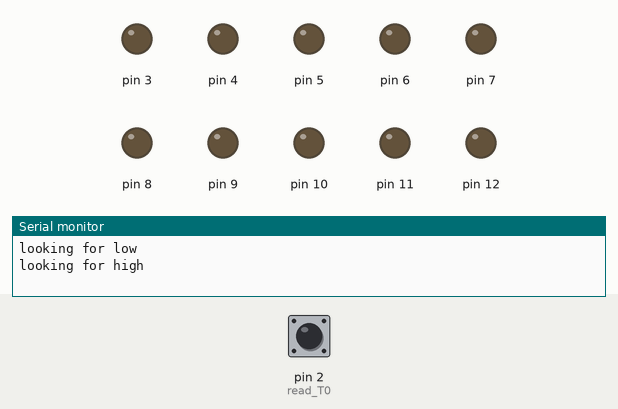
This sketch was run on a simulated Arduino Uno, built with avr-gcc and run on an emulated ATmega328P. On the bench: output pins drawn as LEDs (lit = HIGH), the last lines printed to the serial monitor. The inputs (shaded band) are chosen by the test bench; at power-on: pin 2 (read_T0) LOW.

Above: at 1.2 s.
1.3 s: pin 2 (read_T0) driven HIGH
At 2.3 s:
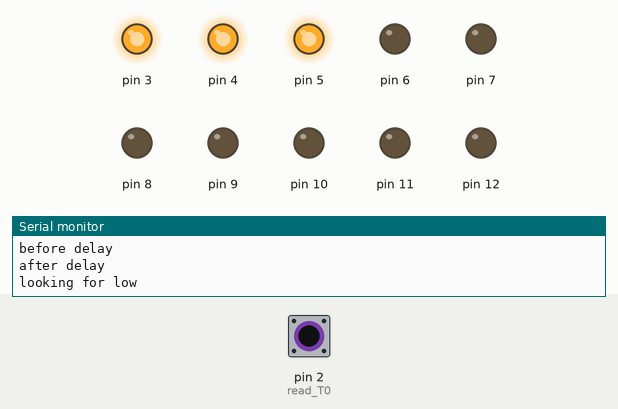
2.8 s: pin 2 (read_T0) pulsed LOW 5 times (0.12 s each, 0.3 s apart)
At 5.2 s:
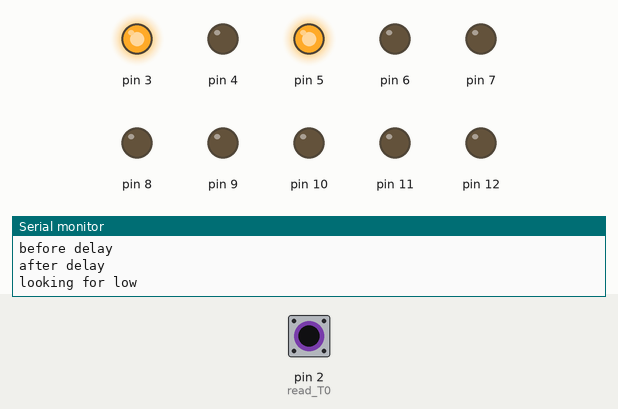
5.8 s: pin 2 (read_T0) pulsed LOW 5 times (0.12 s each, 0.3 s apart)
At 7.5 s:
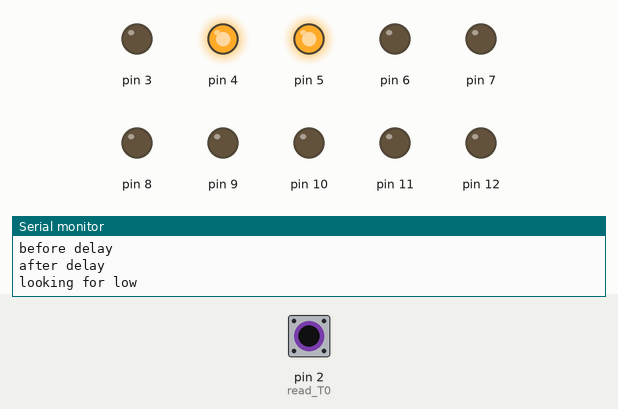
Timing chart, 0 to 9.0 s (numbered marks = the images above; inputs shaded):
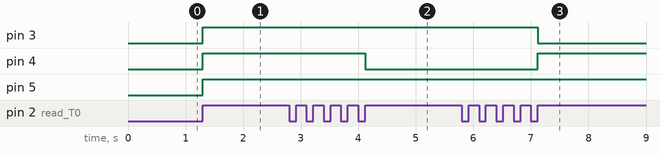

Measured:
- after the input at 1.3 s, pin 3–5: LOW → HIGH at once
- after the input at 2.8 s, pin 4: HIGH → LOW after 1.3 s
- after the input at 5.8 s, pin 3: HIGH → LOW after 1.3 s; pin 4: LOW → HIGH after 1.3 s

The sketch:

Spin_Sequencer_May_4_2018.ino
```cpp
int  T0=-1;        // T0 counter
int  next=0;        // index to next change
int  nseq=20;       // number of pulses in sequence
int  data=0;        // read state
int  i=0;       // counter
char pulse[]={0, 5, 10, 15, 9999};  // pulse number to make change
char state[]={0x07, 0x05, 0x06, 0x04};  // state to change to that pulse

void setup() {
  pinMode(2, INPUT);      // read T0
  for (i=3; i<13;++i) {     // initialize outputs
    pinMode(i, OUTPUT);
    digitalWrite(i, LOW);
  }
  Serial.begin(9600);
}

void loop() {
  Serial.println("looking for low");
  while (digitalRead(2)==HIGH) {};  // wait for rising edge
  Serial.println("looking for high");
  while (digitalRead(2)==LOW) {};
  T0=T0+1;        // advance T0
  if (T0==nseq) {     // wrap around
    T0=0;
    next=pulse[0];
  };
  Serial.println(T0);
  if (T0==pulse[next]) {    // next step of sequence
    data=state[next];     // read new state
   Serial.println(data);
    for (i=3; i<13;++i) {
      digitalWrite(i, data&1);// write each led
      data=data>>1;     // push next bit to front
    Serial.println(data);
    }
    next=next+1;
  }
  Serial.println("before delay");
  delay(50);        // prevent bouncing
Serial.println("after delay");
}
```
